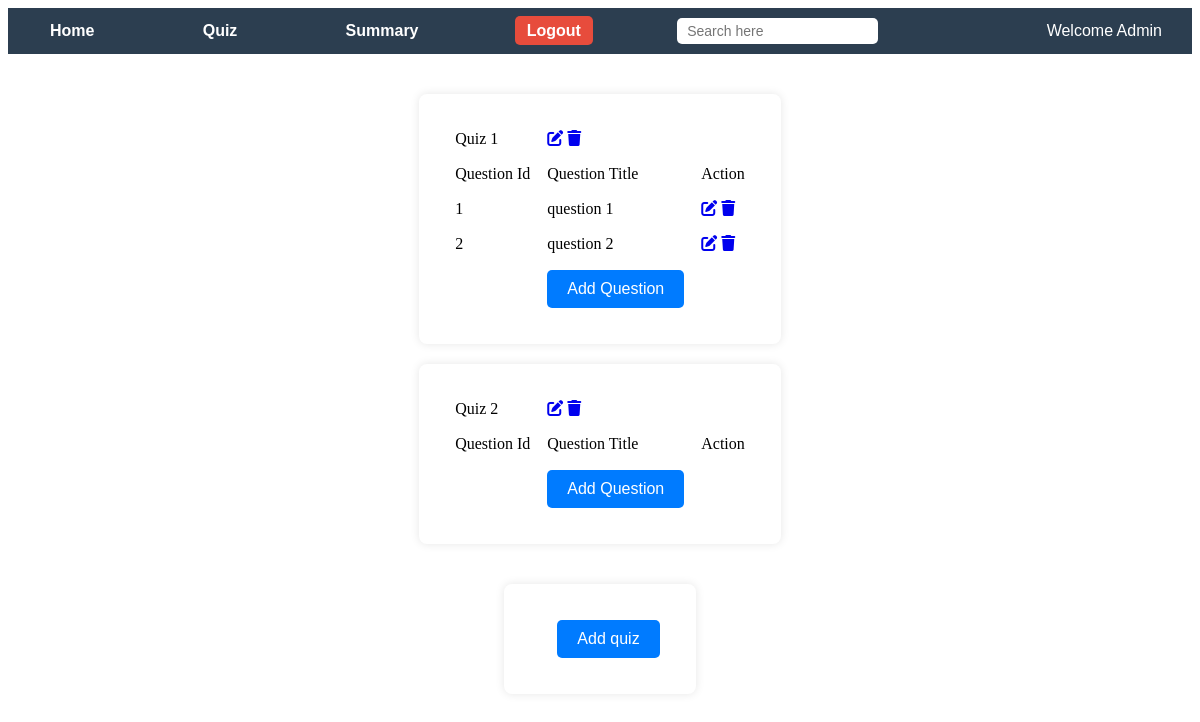
The app's page /admindb/quiz_dashboard/ (signed in), older data.
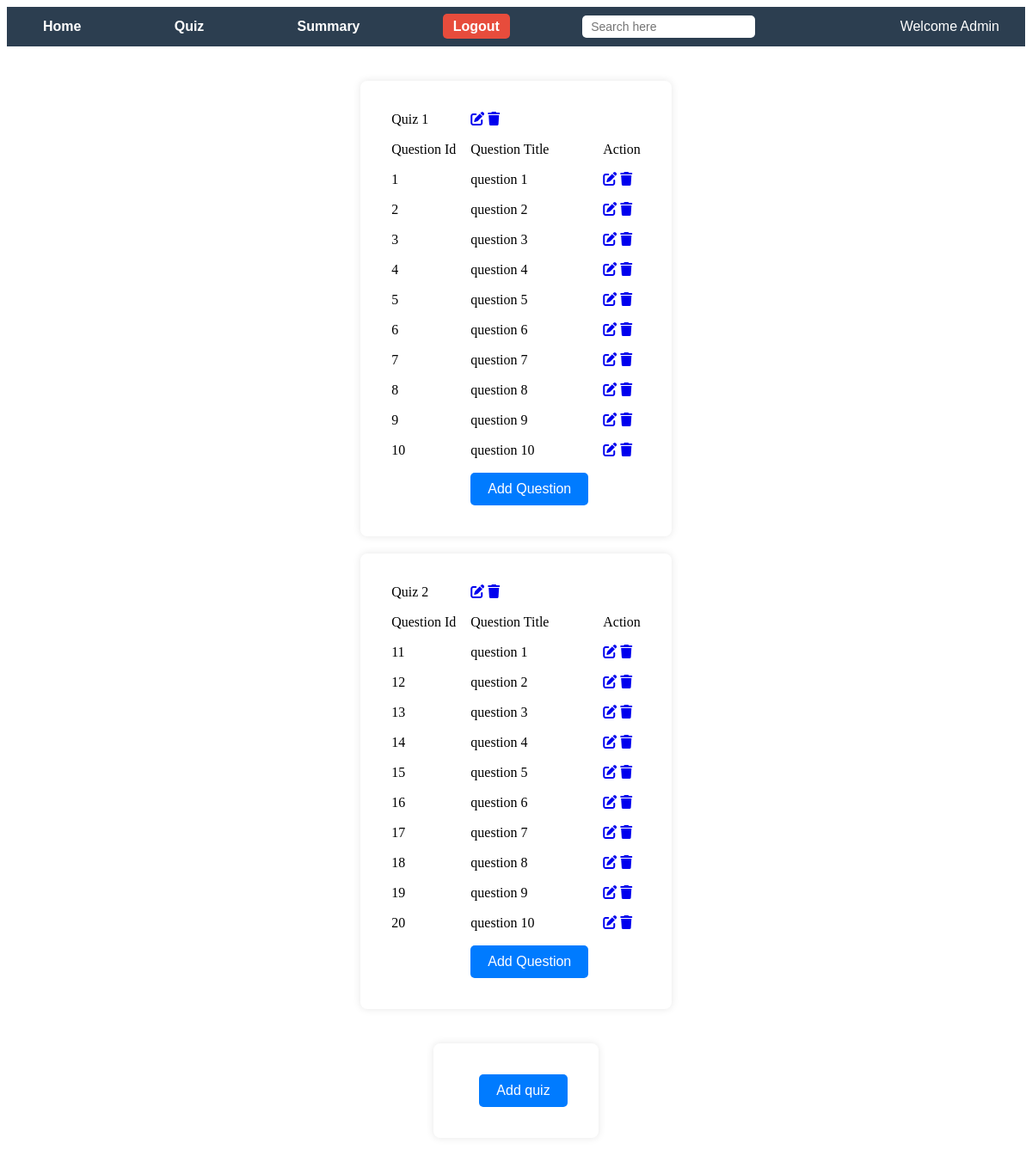
The same page, newer data.
### models.py (models this page shows, shortened)
class Quiz(data.Model):
    __tablename__='quizzes'
    quiz_id=data.Column(data.Integer,primary_key=True)
    quiz_title=data.Column(data.String(200),nullable=False)
    chap_id=data.Column(data.Integer,data.ForeignKey('chap.chap_id'),nullable=False)
    quiz_date=data.Column(data.Date,nullable=False)
    quiz_time=data.Column(data.Integer,nullable=False)
    quiz_score=data.relationship('Scores',backref='Quiz',lazy=True)
    quiz_ques=data.relationship('Questions',backref='Quiz',lazy=True)

class Questions(data.Model):
    __tablename__="question"
    ques_id=data.Column(data.Integer,primary_key=True)
    ques_title=data.Column(data.String(200),nullable=False)
    ques_statement=data.Column(data.Text,nullable=False,unique=True)
    options=data.relationship('Option',backref='question',cascade='all,delete-orphan',lazy='dynamic',foreign_keys='Option.op_ques_id')
    quiz_id=data.Column(data.Integer,data.ForeignKey('quizzes.quiz_id'),nullable=False)
    correct_option=data.Column(data.Integer,data.ForeignKey('options.op_id'),nullable=True)

### app.py (the view)
@application.route('/admindb/quiz_dashboard/')
def quiz_dashboard():
    if 'admin' not in session:
        flash('please login')
        return redirect(url_for('Admin_Login'))
    Quizzes=Quiz.query.all()
    Question=Questions.query.all()
    return render_template('quiz_dashboard.html',quizzes=Quizzes,Question=Question,user="Admin")

### templates/quiz_dashboard.html (shortened to what this page needs)
{% extends 'index.html' %}
{% block navbar %}
{% include "admin-navbar.html" %}
{% endblock %}
{% block content %}
<center>
    <div id="quizdashboard">
        {% for quiz in quizzes %}
        <table>
            <tr>
                <td>{{ quiz.quiz_title }}</td>
                <td><a href="{{ url_for('edit_quiz',quiz_id=quiz.quiz_id) }}"><i class="fa fa-edit"></i></a>
                    <a href="{{ url_for('delete_quiz',quiz_id=quiz.quiz_id) }}"><i class="fa fa-trash"></i></a>
                </td>
            </tr>
            <tr>
                <td>Question Id</td>
                <td>Question Title</td>
                <td>Action</td>
            </tr>
            {% for question in Question %}
            {% if question.quiz_id == quiz.quiz_id %}
            <tr>
                <td>{{ question.ques_id }}</td>
                <td>{{ question.ques_title }}</td>
                <td><a href="{{ url_for('edit_question',quiz_id=quiz.quiz_id,question_id=question.ques_id) }}"><i class="fa fa-edit"></i></a>
                    <a href="{{ url_for('delete_question',question_id=question.ques_id) }}"><i class="fa fa-trash"></i></a>
                </td>
            </tr>
            {% endif %}
            {% endfor %}
            <tr>
                <td></td>
                <td><a href="{{ url_for('create_question',quiz_id=quiz.quiz_id) }}"><input type="button"
                            value="Add Question"></a></td>
            </tr>
        </table>
        {% endfor %}
    </div>
    <div>
        <table>
            <tr>
                <td></td>
                <td><a href="{{ url_for('create_quiz') }}"><input type="button" value="Add quiz"></a></td>
            </tr>
        </table>
    </div>
</center>
{% endblock %}

### templates/index.html (shortened to what this page needs)
<!DOCTYPE html>
<html lang="en">
<head>
    <link rel="stylesheet" href="/static/style.css">
    <link rel="stylesheet" href="https://cdnjs.cloudflare.com/ajax/libs/font-awesome/6.0.0/css/all.min.css">
</head>
<body id="index-page">
    <nav>{% block navbar %} {% endblock %}</nav>
    {% block content %}{% endblock %}
</body>
</html>

### templates/admin-navbar.html (shortened to what this page needs)
<!DOCTYPE html>
<html lang="en">
<head>
    <nav>
        <div id="navbar" class="admin-navbar">
            <div id="home" class="admin-home">
                <a href="{{ url_for('admindb') }}">Home</a>
            </div>
            <div id="quiz" class="admin-quiz">
                <a href="{{ url_for('quiz_dashboard') }}">Quiz</a>
            </div>
            <div id="summary" class="admin-summary">
                <a href="{{ url_for('summary_dashboard') }}">Summary</a>
            </div>
            <div id="logout" class="User-logout">
                <a href="{{ url_for('Admin_Logout') }}">Logout</a>
            </div>
            <div id="search" class="admin-search">
                <input type="search" id="searchInput" onkeyup="search()" placeholder="Search here">
            </div>
            <div>Welcome {{ user }}</div>
        </div>
    </nav>
</head>
</html>

### static/style.css (style rules this page uses)
#index-page center { display: flex; flex-direction: column; align-items: center; justify-content: center; height: auto; padding: 20px; }
#index-page table { width: 100%; max-width: 500px; margin: 20px auto; border-spacing: 15px; background-color: #fff; padding: 20px; border-radius: 8px; box-shadow: 0 0 10px rgba(0, 0, 0, 0.1); }
#index-page input[type="submit"], #index-page input[type="button"], #index-page button[type="button"], #index-page input[type="reset"], #index-page button[type="submit"], #index-page button[type="button"], #index-page button { width: auto; padding: 10px 20px; background-color: #007BFF; color: white; font-size: 1em; border: none; border-radius: 5px; cursor: pointer; transition: background-color 0.3s; }

### templates/admin-navbar.html (style rules this page uses)
.admin-navbar { display: flex; justify-content: space-between; align-items: center; background-color: #2c3e50; padding: 10px 20px; color: white; font-family: Arial, sans-serif; }
.admin-navbar>div { margin: 0 10px; }
.admin-navbar a { color: white; text-decoration: none; font-size: 16px; font-weight: bold; padding: 8px 12px; transition: 0.3s; }
.admin-search input { padding: 5px 10px; border: none; border-radius: 5px; font-size: 14px; }
.User-logout a { background-color: #e74c3c; padding: 6px 12px; border-radius: 5px; }

Row changes from the older to the newer data that the page shows:
added Questions: ques_id "3", ques_title "question 3", shown under Quiz "Quiz 1"
added Questions: ques_id "4", ques_title "question 4", shown under Quiz "Quiz 1"
added Questions: ques_id "5", ques_title "question 5", shown under Quiz "Quiz 1"
added Questions: ques_id "6", ques_title "question 6", shown under Quiz "Quiz 1"
added Questions: ques_id "7", ques_title "question 7", shown under Quiz "Quiz 1"
added Questions: ques_id "8", ques_title "question 8", shown under Quiz "Quiz 1"
added Questions: ques_id "9", ques_title "question 9", shown under Quiz "Quiz 1"
added Questions: ques_id "10", ques_title "question 10", shown under Quiz "Quiz 1"
added Questions: ques_id "11", ques_title "question 1", shown under Quiz "Quiz 2"
added Questions: ques_id "12", ques_title "question 2", shown under Quiz "Quiz 2"
added Questions: ques_id "13", ques_title "question 3", shown under Quiz "Quiz 2"
added Questions: ques_id "14", ques_title "question 4", shown under Quiz "Quiz 2"
added Questions: ques_id "15", ques_title "question 5", shown under Quiz "Quiz 2"
added Questions: ques_id "16", ques_title "question 6", shown under Quiz "Quiz 2"
added Questions: ques_id "17", ques_title "question 7", shown under Quiz "Quiz 2"
added Questions: ques_id "18", ques_title "question 8", shown under Quiz "Quiz 2"
added Questions: ques_id "19", ques_title "question 9", shown under Quiz "Quiz 2"
added Questions: ques_id "20", ques_title "question 10", shown under Quiz "Quiz 2"
